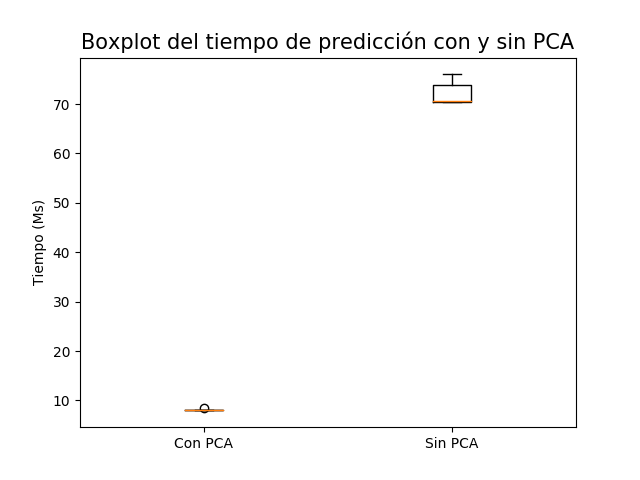

Generate this figure with Python:
import csv
import sys
import matplotlib.pyplot as plt
import os
import numpy as np


def get_time(path):
  with open(path, 'r') as csvfile:
    spamreader = csv.reader(csvfile, delimiter=',')

    for row in spamreader:
      if row[0] == 'knn':
        return row[1]

path = '../../ejecucion/outputs/knn-vs-pca/clock/'
results = []
for filename in os.listdir(path):
  time = get_time(path + filename) 
  if '100' in filename: 
    results.append({'alpha': True, 'time':int(time)})
  else:
    results.append({'alpha': False, 'time':int(time)})

## Con y sin PCA
plotA = []
plotB = []
for e in results:
  if e['alpha']:
    plotA.append(e['time'] / 25000.0)
  else:
    plotB.append(e['time'] / 25000.0)

plotA = np.array(plotA)
plotB = np.array(plotB)

plt.boxplot([plotA, plotB], labels=['Con PCA', 'Sin PCA'])

plt.title('Boxplot del tiempo de predicción con y sin PCA', fontsize=15)
plt.ylabel('Tiempo (Ms)')
plt.savefig('graph_knn_vs_pca_time.png')